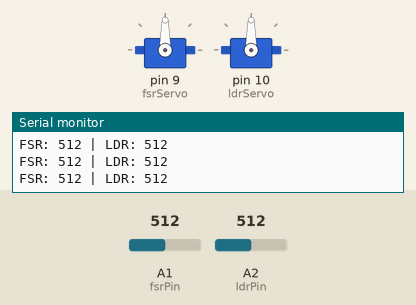
A sketch run on a simulated Arduino Uno, built with avr-gcc and run on an emulated ATmega328P. Parts: 2 × servo, the last lines printed to the serial monitor. The inputs (shaded band) are chosen by the test bench; at power-on: A1 (fsrPin) = 512, A2 (ldrPin) = 512.

Above: at 1.2 s.
1.3 s: A1 (fsrPin) set to 716
At 1.9 s:
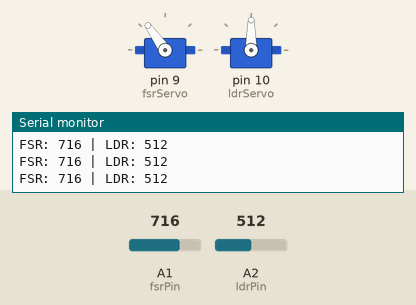
2.8 s: A2 (ldrPin) set to 716
At 3.6 s:
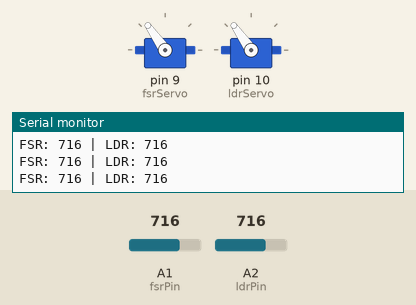
4.3 s: A1 (fsrPin) set to 900
At 5.2 s:
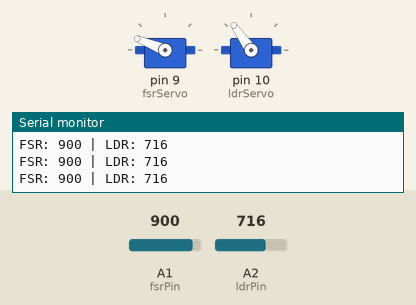
5.8 s: A2 (ldrPin) set to 900
At 6.8 s:
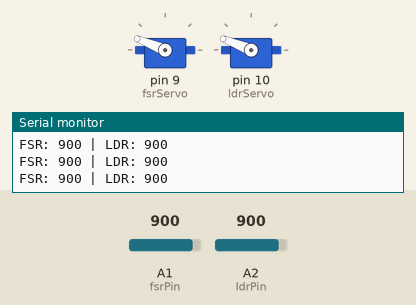
7.3 s: A1 (fsrPin) set to 104
At 8.4 s:
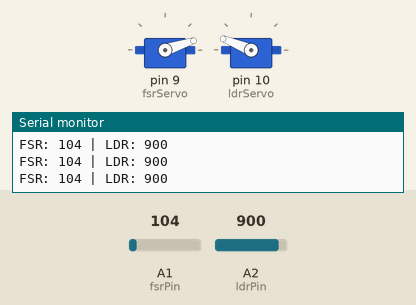
8.8 s: A1 (fsrPin) set to 94
At 10.1 s:
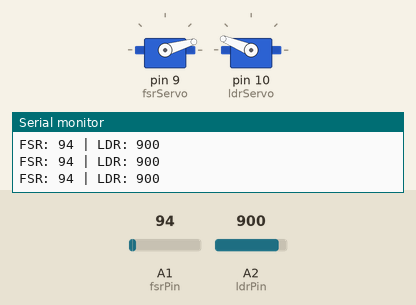
Timing chart, 0 to 11.3 s (numbered marks = the images above; inputs shaded):
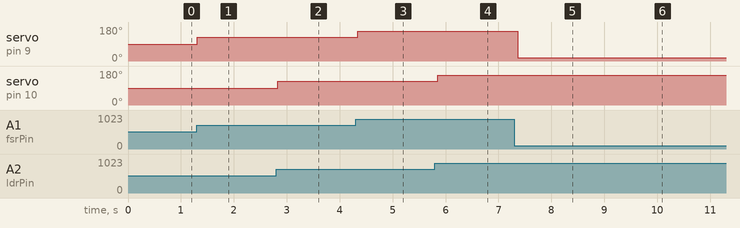

The sketch:

lab2a_FSR_LDR_servo_control.ino
```cpp
#include <Servo.h>

Servo fsrServo;  // Servo controlled by FSR
Servo ldrServo;  // Servo controlled by LDR

const int fsrPin = A1;
const int ldrPin = A2;
int fsrReading, ldrReading;
int fsrServoPosition, ldrServoPosition;

void setup() {
  fsrServo.attach(9);  // FSR servo on pin 9
  ldrServo.attach(10); // LDR servo on pin 10
  Serial.begin(9600);
}

void loop() {
  // Read FSR and control first servo
  fsrReading = analogRead(fsrPin);
  fsrServoPosition = map(fsrReading, 0, 1023, 0, 180);
  fsrServo.write(fsrServoPosition);

  // Read LDR and control second servo
  ldrReading = analogRead(ldrPin);
  ldrServoPosition = map(ldrReading, 0, 1023, 0, 180);
  ldrServo.write(ldrServoPosition);

  // Print readings for debugging
  Serial.print("FSR: ");
  Serial.print(fsrReading);
  Serial.print(" | LDR: ");
  Serial.println(ldrReading);

  delay(100);
}
```

Measured:
- after the input at 1.3 s, servo on pin 9 (fsrServo): 90° → 125° at once
- after the input at 2.8 s, servo on pin 10 (ldrServo): 90° → 125° at once
- after the input at 4.3 s, servo on pin 9 (fsrServo): 125° → 158° at once
- after the input at 5.8 s, servo on pin 10 (ldrServo): 125° → 158° after 0.05 s
- after the input at 7.3 s, servo on pin 9 (fsrServo): 158° → 18° after 0.07 s
- after the input at 8.8 s, servo on pin 9 (fsrServo): 18° → 16° after 0.08 s
